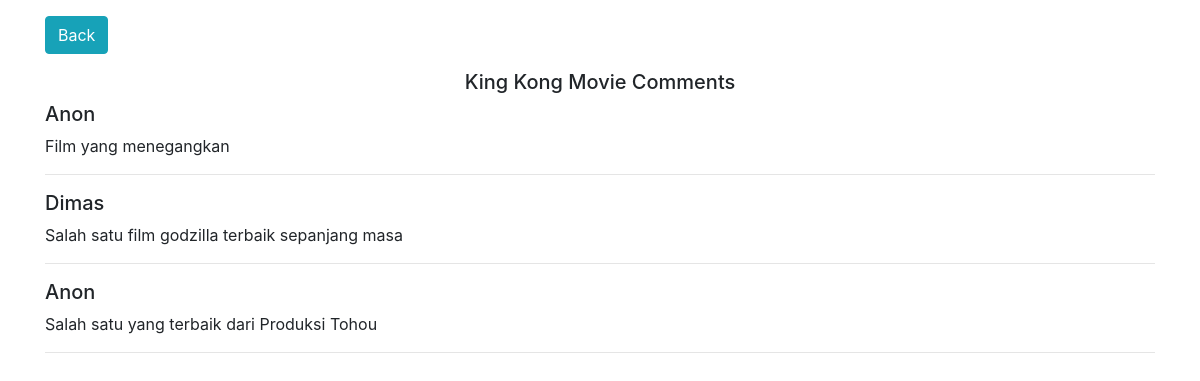
/functions/comments.php?id=11, run on the app's committed database.
### tables this page shows
CREATE TABLE `comments` (
  `comments_id` int(11) NOT NULL,
  `movie_id` int(11) NOT NULL,
  `comment_username` varchar(255) NOT NULL,
  `comment_text` text NOT NULL
);

### functions/comments.php (the view, shortened to what this page needs)
<?php
require_once('../include/db.php');
if (isset($_GET['id'])) {
  $id = $_GET['id'];
  $sql = "SELECT * FROM comments WHERE movie_id = :movie_id";
  $stmt = $pdo->prepare($sql);
  $stmt->execute([
    ":movie_id" => $id,
  ]);
  $count = $stmt->rowCount();
}
?>
<head>
  <link rel="stylesheet" href="https://cdn.jsdelivr.net/npm/bootstrap@4.6.0/dist/css/bootstrap.min.css">
</head>
<body>
  <div class="container mt-3">
    <a href="../home.php" class="btn btn-info mb-3">Back</a>
    <div class="row">
      <h5 class="d-inline-block mx-auto">King Kong Movie Comments</h5>
    </div>
    <div>
      <?php
      if ($count == 0 || $count == null) {
        echo "<h5>Belum ada komentar</h5>";
      } else {
        while ($comments = $stmt->fetch(PDO::FETCH_ASSOC)) {
          $comment_username = $comments['comment_username'];
          $comment_text = $comments['comment_text']; ?>
          <h5><?= $comment_username ?></h5>
          <p><?= $comment_text ?></p>
          <hr>
      <?php }
      }
      ?>
    </div>
  </div>
</body>
</html>

### data on the page
comments: comment_username "Anon", comment_text "Film yang menegangkan"
comments: comment_username "Dimas", comment_text "Salah satu film godzilla terbaik sepanjang masa"
comments: comment_username "Anon", comment_text "Salah satu yang terbaik dari Produksi Tohou"
